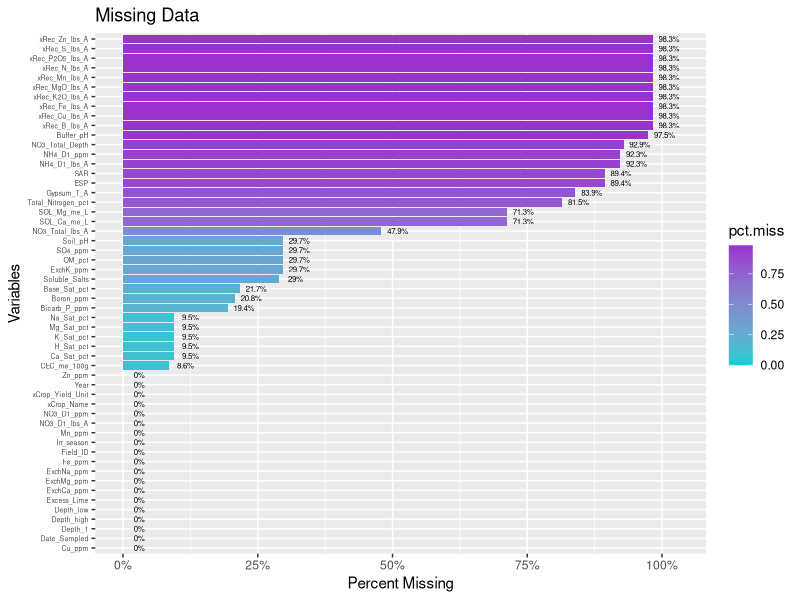
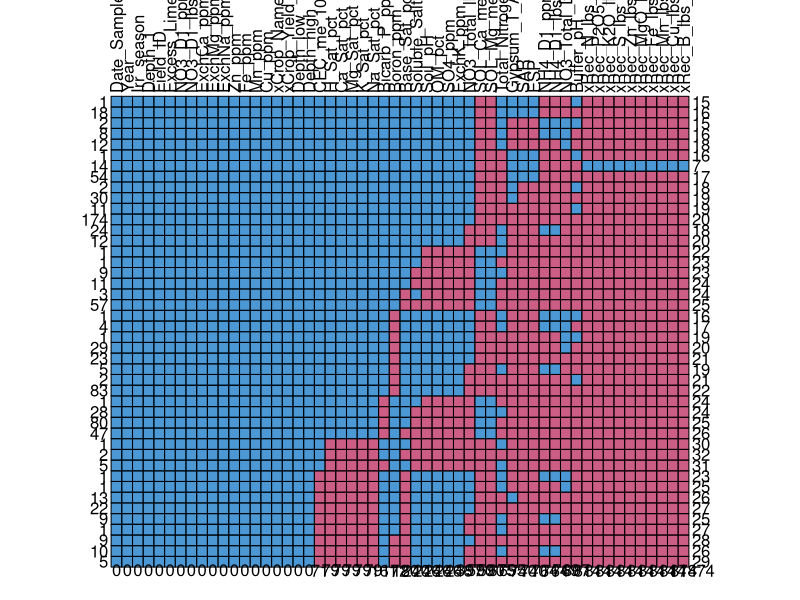
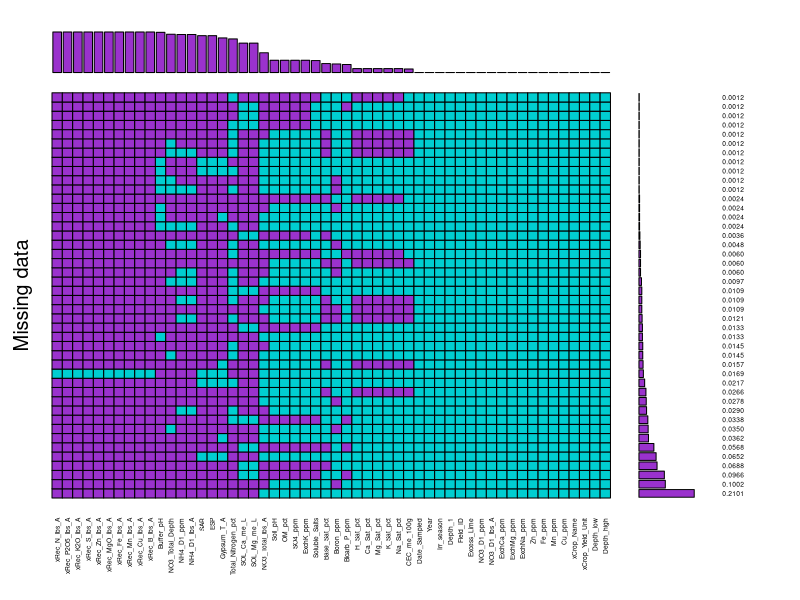
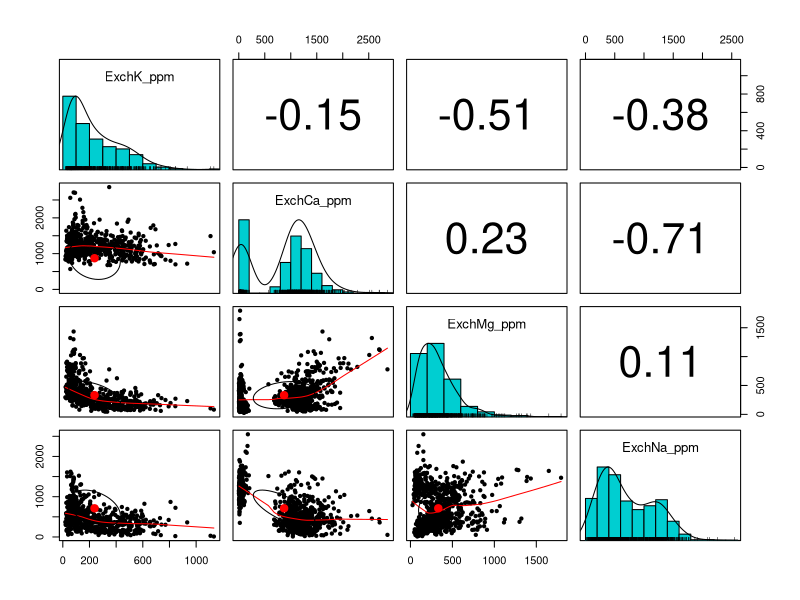
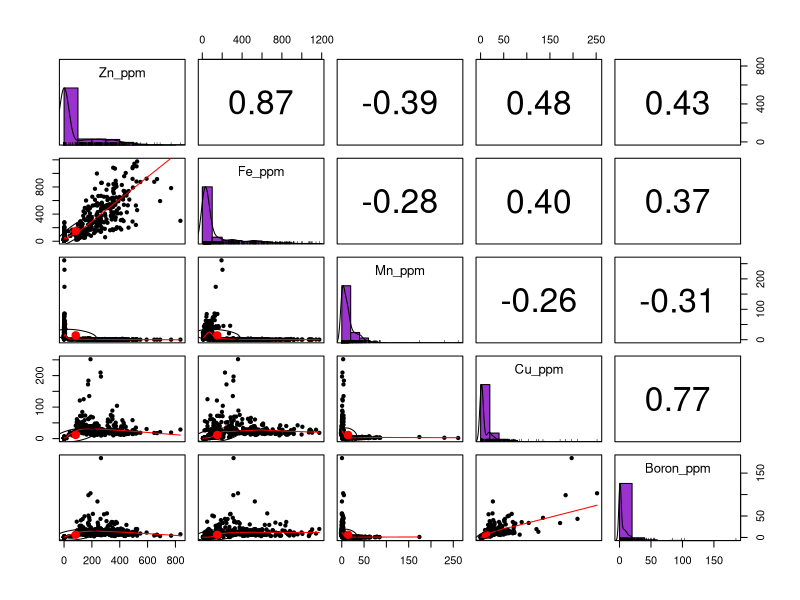
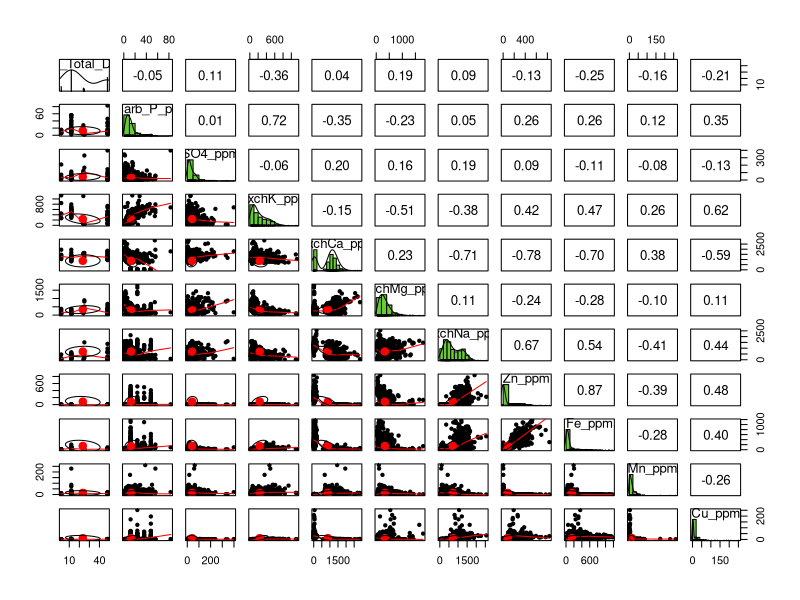
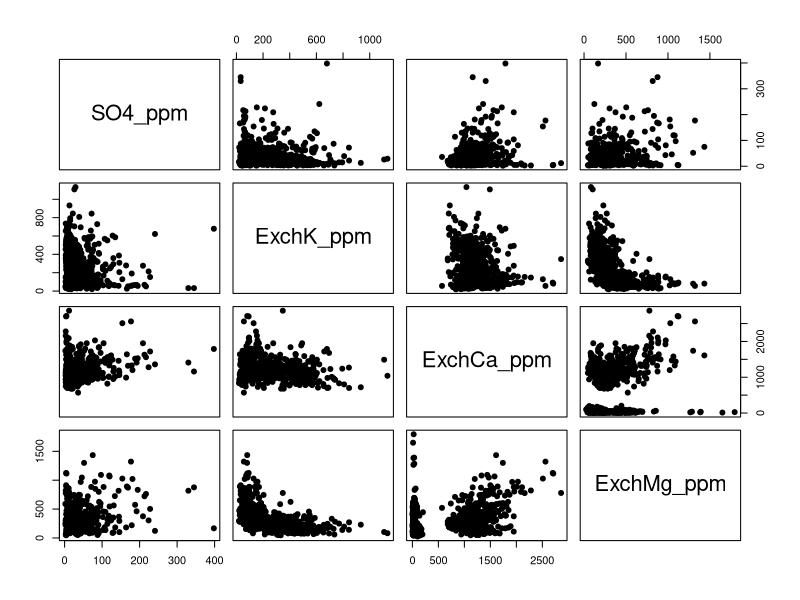
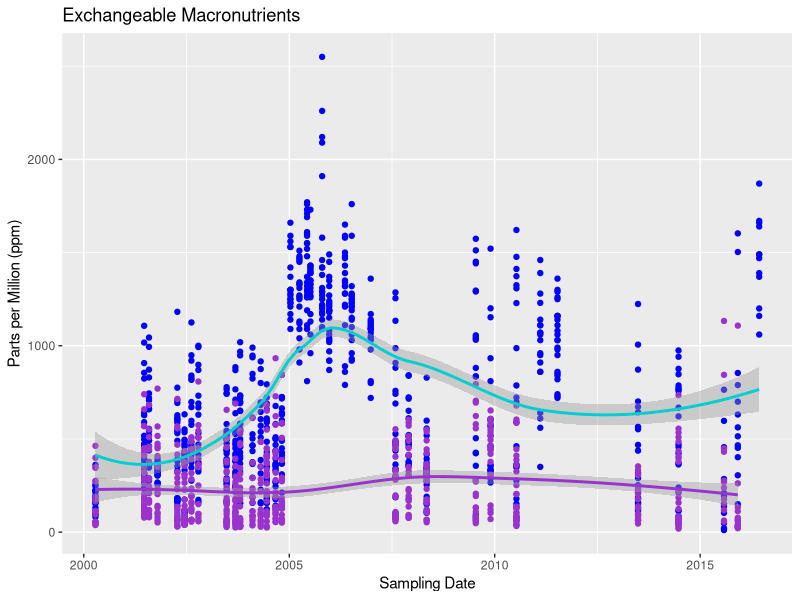

The R script that drew these images, in order:
## ---- chunk 1
library(tidyverse)
## ---- chunk 2
df <- read.csv("./data/pcp_soil_data/PCP-R-ready.csv")
## ---- chunk 3
df2 <- df[, colSums(is.na(df)) != nrow(df)]
## ---- chunk 4
df3 <- df2 %>% select("Date_Sampled","Year","Irr_season", "Depth_1", "Field_ID", "Soil_pH", "Buffer_pH", "Excess_Lime", "Soluble_Salts", "OM_pct", "NO3_D1_ppm", "NO3_D1_lbs_A", "NO3_Total_lbs_A", "NO3_Total_Depth", "Bicarb_P_ppm", "SO4_ppm", "ExchK_ppm", "ExchCa_ppm", "ExchMg_ppm", "ExchNa_ppm", "Zn_ppm", "Fe_ppm", "Mn_ppm", 'Cu_ppm', "Boron_ppm", "CEC_me_100g", "Base_Sat_pct", "H_Sat_pct", "Ca_Sat_pct", "Mg_Sat_pct", "K_Sat_pct", "Na_Sat_pct", "SOL_Ca_me_L", "SOL_Mg_me_L", "SAR", "ESP", "Gypsum_T_A", "NH4_D1_ppm", "NH4_D1_lbs_A", "Total_Nitrogen_pct", "xCrop_Name", "xCrop_Yield_Unit", "xRec_N_lbs_A", "xRec_P2O5_lbs_A", "xRec_K2O_lbs_A", "xRec_S_lbs_A", "xRec_Zn_lbs_A", "xRec_MgO_lbs_A", "xRec_Fe_lbs_A", "xRec_Mn_lbs_A", "xRec_Cu_lbs_A", "xRec_B_lbs_A")

## ---- chunk 5

## ---- chunk 6

library(lubridate)

## set Date_Sampled from factor to Date
df3$Date_Sampled <- mdy(as.character(df3$Date_Sampled))

df3 <- data.frame(df3)
## set empty xCrop_Name to factor level to NA  datatype

## convert xCrop_yield_Unit

## ---- chunk 7
low <- c()
high <- c()
for(i in 1:length(df3$Depth_1)){
  low <- c(low, strsplit(as.character(df3$Depth_1), "-")[[i]][1])
  high <- c(high, strsplit(as.character(df3$Depth_1), "-")[[i]][2])
}
df3$Depth_low <- low
df3$Depth_high <- high
## ---- chunk 8
glimpse(head(df3))
## ---- chunk 9
prop.miss <- apply(df3, 2, function(x) round(sum(is.na(x))/NROW(x),4))
prop.miss
## ---- chunk 10
pmpv <- data.frame(variable = names(df3), pct.miss=prop.miss)

## ---- chunk 11
ggplot(pmpv, aes(x= reorder(variable, pct.miss), y=pct.miss, fill=pct.miss)) +
  geom_bar(stat="identity") + 
  ggtitle("Missing Data") +
  ylab("Percent Missing") + 
  xlab("Variables") +
  scale_y_continuous(labels=scales::percent, limits=c(0,1.03)) + 
  geom_text(data=pmpv, aes(label=paste0(round(pct.miss*100,1),"%"), y=pct.miss+.03), size=2) +
  coord_flip() +
  theme(axis.text.y = element_text(size=5)) +
  scale_fill_gradient(low="darkturquoise",high="darkorchid3")
  
## ---- chunk 12
library(mice)
md.pattern(df3, rotate.names = TRUE)
## ---- chunk 13
library(VIM)
## ---- chunk 14
aggr(df3, col=c('darkturquoise','darkorchid3'),
              numbers=TRUE, sortVars=TRUE, prop=TRUE,border=TRUE, combined=TRUE,
              labels=names(df3), cex.axis=.4, cex.numbers=.4, varheight=FALSE,
              gap=0, ylab=c("Missing data","Pattern"))
## ---- chunk 15
library(psych)
## ---- chunk 16
## Correlation matrix betwen Macronutrients

pairs.panels(df3[,17:20],
             method="pearson",
             hist.col="#00ced1",
             density=TRUE,
             ellipses = TRUE,
             cex.labels = 1.2,
             )
## ---- chunk 17
# Correation Matrix between micronutrients 

pairs.panels(df3[,21:25],
             method="pearson",
             hist.col="#9a32cd",
             density=TRUE,
             ellipses = TRUE,
             cex.labels = 1.2,
             )
## ---- chunk 18
# Correation Matrix between micronutrients 

pairs.panels(df3[,14:24],
             method="pearson",
             hist.col="#65cd32",
             density=TRUE,
             ellipses = TRUE,
             cex.labels = 1.2,
             )
## ---- chunk 19
pairs(df3[,16:19], pch=19)
## ---- chunk 20
ggplot(df3, aes(x=Date_Sampled)) + 
  geom_point(aes(y=ExchNa_ppm), color="blue") +
  geom_point(aes(y=ExchK_ppm), color="darkorchid3") +
  geom_smooth(aes(y=ExchNa_ppm), color="darkturquoise") +
  geom_smooth(aes(y=ExchK_ppm), color="darkorchid3") +
  labs(x="Sampling Date",y="Parts per Million (ppm)",title="Exchangeable Macronutrients")
## ---- chunk 21
ggplot(df3, aes(x=Date_Sampled)) + 
  geom_point(aes(y=Na_Sat_pct), color="blue") +
  geom_point(aes(y=K_Sat_pct), color="darkorchid3") +
  geom_smooth(aes(y=Na_Sat_pct), color="darkturquoise") +
  geom_smooth(aes(y=K_Sat_pct), color="darkorchid3") +
  labs(x="Sampling Date",y="Percent Saturation (%)",title="Exchangeable Macronutrients")
## ---- chunk 22
df4 <- df3 %>% select("Date_Sampled","Year","Irr_season", "Depth_1", "Field_ID", "Soil_pH", "Soluble_Salts", "OM_pct", "NO3_D1_ppm", "Bicarb_P_ppm", "SO4_ppm", "ExchK_ppm", "ExchCa_ppm", "ExchMg_ppm", "ExchNa_ppm", "Zn_ppm", "Fe_ppm", "Mn_ppm", 'Cu_ppm', "Boron_ppm", "CEC_me_100g")


## ---- chunk 23
df4 <- mutate(df4, treatment = ifelse( Year < 2013, "Sodium","Potassium"))
df4$treatment <- as.factor(df4$treatment)

#sd_imp <- mutate(sd_imp, treatment = ifelse( Year < 2013, "Sodium","Potassium"))
#sd_imp$treatment <- as.factor(sd_imp$treatment)


## ---- chunk 24
## save working data set
saveRDS(df4, file = "./data/clean_soil_data.rds")

## save longer working data set  for other_scripts.
saveRDS(df3, file="./data/other_clean_soil_data.rds")
